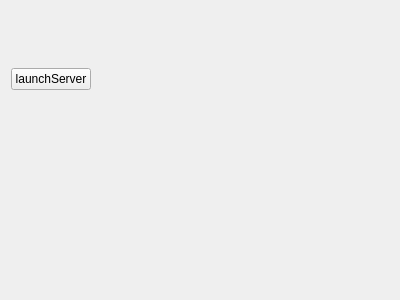
<?xml version="1.0" encoding="UTF-8"?>
<ui version="4.0">
 <class>TraitementVideo</class>
 <widget class="QMainWindow" name="TraitementVideo">
  <property name="geometry">
   <rect>
    <x>0</x>
    <y>0</y>
    <width>400</width>
    <height>300</height>
   </rect>
  </property>
  <property name="windowTitle">
   <string>TraitementVideo</string>
  </property>
  <widget class="QWidget" name="centralWidget">
   <layout class="QVBoxLayout" name="verticalLayout">
    <item>
     <layout class="QHBoxLayout" name="horizontalLayout">
      <item>
       <widget class="QPushButton" name="pushButton">
        <property name="text">
         <string>launchServer</string>
        </property>
       </widget>
      </item>
      <item>
       <spacer name="horizontalSpacer">
        <property name="orientation">
         <enum>Qt::Horizontal</enum>
        </property>
        <property name="sizeHint" stdset="0">
         <size>
          <width>40</width>
          <height>20</height>
         </size>
        </property>
       </spacer>
      </item>
      <item>
       <widget class="QLabel" name="compteurlbl">
        <property name="text">
         <string/>
        </property>
       </widget>
      </item>
     </layout>
    </item>
    <item>
     <widget class="QLabel" name="debuglbl">
      <property name="text">
       <string/>
      </property>
     </widget>
    </item>
   </layout>
  </widget>
 </widget>
 <layoutdefault spacing="6" margin="11"/>
 <resources/>
 <connections/>
</ui>
